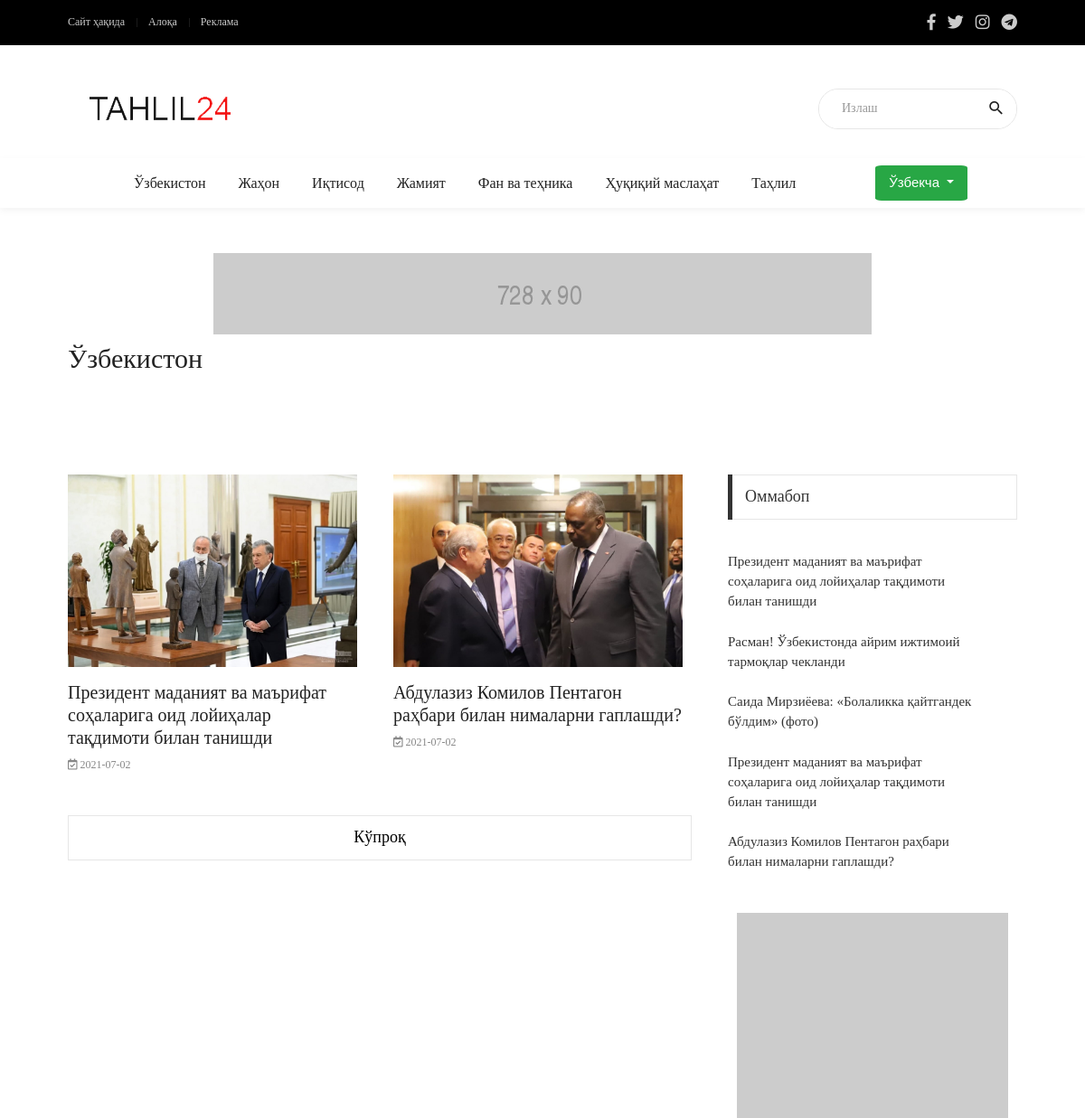
The app's page /category/2/ (upper part), older data.
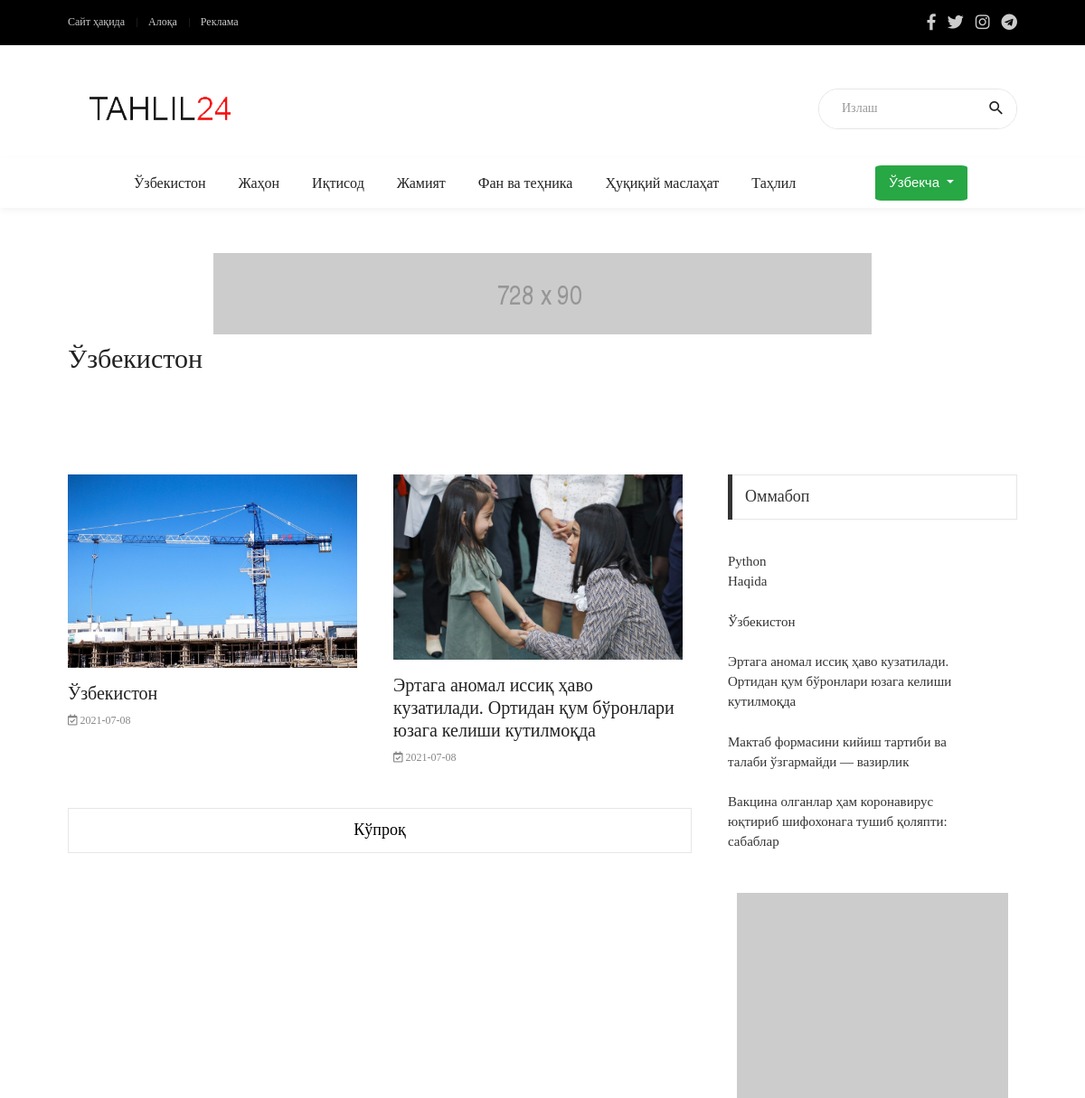
The same page, newer data.
### post/models.py (models this page shows, shortened)
class Posts(models.Model):
    user = models.ForeignKey(User,verbose_name='Muallif', on_delete=models.CASCADE)
    category = models.ForeignKey(Category,verbose_name='Xabar turi',
                                 on_delete=models.CASCADE)
    title = models.CharField(verbose_name='Xabar nomi',
                             max_length=255)
    image = models.ImageField(verbose_name='Asosiy rasim')
    content_mini = models.CharField(verbose_name='Xabardan kichik parcha', max_length=350)
    content = RichTextUploadingField(verbose_name='Xabar')
    views_post = models.ManyToManyField(IpModel, related_name='post_view', blank=True)
    add_time = models.DateField(verbose_name='Add post',
                                    auto_now_add=True)
    time_post = models.TimeField(auto_now_add=True)
    tags_new = TaggableManager()
    post_type = models.CharField(verbose_name="Post Turi", choices=POST_CHOICES, max_length=10 ,default='Default', null=True, blank=True)
    class Meta:
        verbose_name = 'Post'
        verbose_name_plural='Posts'
        ordering = ['-title']

class Category(models.Model):
    title = models.CharField(verbose_name='Category', max_length=255)
    class Meta:
        verbose_name = 'Category'
        verbose_name_plural = 'Categorys'
    def __str__(self):
        return self.title

### post/views.py (the view)
# urls.py: path('category/<int:pk>/', CategoryVeiw.as_view(), name='category'),
class CategoryVeiw(TemplateView):
    template_name = 'category.html'
    def get_context_data(self, **kwargs):
        id_c = self.kwargs['pk']
        actual_post = Posts.objects.all().order_by('-views_post')[0:5]
        context = super(CategoryVeiw, self).get_context_data(**kwargs)
        filter_category = Posts.objects.filter(category__id=id_c).order_by('id')[:2]
        context['actual'] = actual_post
        context['filter_category'] = filter_category
        context['category_id'] = id_c
        return context

### frontend/templates/category.html (shortened to what this page needs)
{% extends 'base.html' %}
{% block content %}
<body class="animsition">
	<div class="container p-t-4 p-b-40">
		<h2 class="f1-l-1 cl2">
			{{ filter_category.0.category}}
		</h2>
	</div>
	<section class="bg0 p-t-70 p-b-55">
		<div class="container">
			<div class="row justify-content-center">
				<div class="col-md-10 col-lg-8 p-b-80">
					<div class="row" id="post_list">
						{% for category in filter_category %}
							{% if forloop.last %}
						<div class="col-sm-6 category p-r-25 p-r-15-sr991 last-post" data-postid="{{ category.id}}">
							{% else %}
						<div class="col-sm-6 category p-r-25 p-r-15-sr991">
							{% endif %}
							<div class="m-b-45">
								<form action="{% url 'blog_detail' category.id %}" method="get" >
									<button class="wrap-pic-w hov1 trans-03" type="submit"><img src="{{ category.image.url }}" alt="IMG"></button>
								</form>
								<div class="p-t-16">
									<h5 class="p-b-5">
										<form action="{% url 'blog_detail' category.id %}" method="get" >
												<button type="submit" class="f1-m-3 cl2 hov-cl10 trans-03" style="text-align:left;">
														{{ category.title|safe }}
												</button>
										</form>
									</h5>
									<span class="cl8">
										<span class="f1-s-3">
											<i class="far fa-calendar-check "></i>&nbsp;{{category.add_time|date:'Y-m-d'}}
										</span>
									</span>
								</div>
							</div>
						</div>
						{% endfor %}
					</div>
					{% if filter_category.count >= 2 %}
				<p class="flex-c-c size-a-13 bo-all-1 bocl11 f1-m-6 cl6 hov-btn1 trans-03" id="load-more"   ><button>Кўпроқ</button> </p>
					{% endif %}
				</div>
				<div class="col-md-10 col-lg-4 p-b-80">
					<div class="p-l-10 p-rl-0-sr991">
						<div class="p-b-23">
							<div class="how2 how2-cl4 flex-s-c">
								<h3 class="f1-m-2 cl3 tab01-title">
									Оммабоп
								</h3>
							</div>
							<ul class="p-t-35">
								{% for post in actual %}
								<li class="flex-wr-sb-s p-b-22">
									<form action="{% url 'blog_detail' post.id %}" method="get" >
											<button type="submit" class="size-w-3 f1-s-7 cl3 hov-cl10 trans-03" style="text-align:left;">
													{{ post.title|safe }}
											</button>
									</form>
								</li>
								{% endfor %}
							</ul>
						</div>
						<div class="flex-c-s p-b-50">
							<a href="#">
								<img class="max-w-full" src="images/banner-02.jpg" alt="IMG">
							</a>
						</div>
					</div>
				</div>
			</div>
		</div>
	</section>
	{% endblock content %}

Row changes from the older to the newer data that the page shows:
no longer on one of the page's lists (row edited): Posts: title "Президент маданият ва маърифат соҳаларига оид лойиҳалар тақдимоти билан танишди"
removed Posts: title "Расман! Ўзбекистонда айрим ижтимоий тармоқлар чекланди", shown under "Оммабоп"
removed Posts: title "Cаида Мирзиёева: «Болаликка қайтгандек бўлдим» (фото)", shown under "Оммабоп"
changed Posts "Ўзбекистон": image: a different picture; title "Президент маданият ва маърифат соҳаларига оид лойиҳалар тақдимоти билан танишди" → "Ўзбекистон"; add_time "2021-07-02" → "2021-07-08"
changed Posts: image: a different picture; title "Абдулазиз Комилов Пентагон раҳбари билан нималарни гаплашди?" → "Эртага аномал иссиқ ҳаво кузатилади. Ортидан қум бўронлари юзага келиши кутилмоқда"; add_time "2021-07-02" → "2021-07-08"
now on this page (row edited): Posts: title "Python Haqida", shown under "Оммабоп"
now on this page (row edited): Posts: title "Мактаб формасини кийиш тартиби ва талаби ўзгармайди — вазирлик", shown under "Оммабоп"
now on this page (row edited): Posts: title "Вакцина олганлар ҳам коронавирус юқтириб шифохонага тушиб қоляпти: сабаблар", shown under "Оммабоп"
